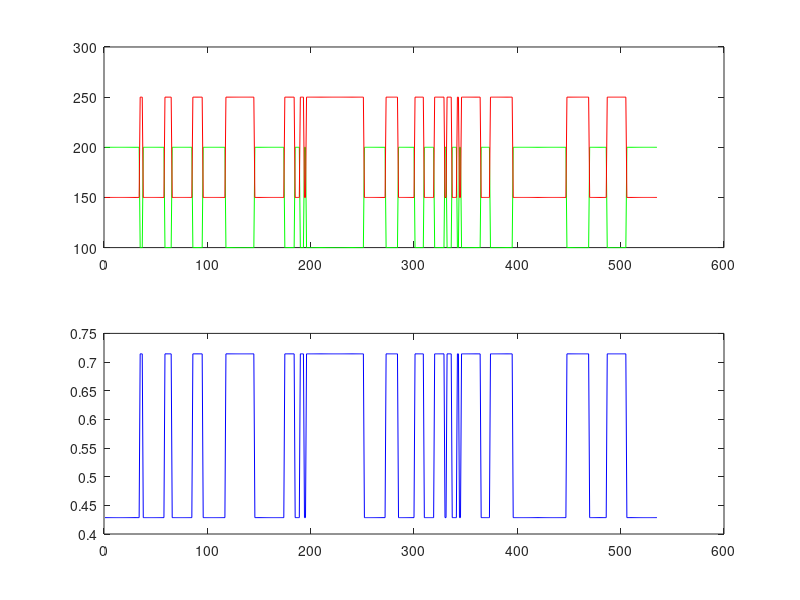

Source code (MATLAB):

clear;
lambda1=20;      % average time at low
lambda2=20;      % average time at high
N=100;              % number of simulated traces

Tmax=500;       % maximum time
cd('D:\smFret\Movies\20211201MRS_CreatingSyntheticTraces\SimulatedData')

sz=0;in=0;

donor=[];acceptor=[];ALLT1=[];ALLT2=[];
%% exponential distribution %%%%
 T1=round(exprnd(lambda1,10000,1));
 T2=round(exprnd(lambda2,20000,1));
%%% random distribution %%%%
% T1=randi(40,10000,1);
% T2=randi(10,20000,1);

d_noise=0;
a_noise=0;

i=1;

for j = 1:N
Time=[];donor=[];acceptor=[];
in=0;sz=0;  

while sz<Tmax
%     T1=round(random('Exponential',lambda1))+1;ALLT1=[ALLT1 T1];
%     T1=round(exprnd(lambda1));
    t1=T1(i);
    donor(1+in:in+t1)=100+ (-d_noise) + (2*d_noise) .*rand(t1,1);  %random number between -20 and 20 added. r = a + (b-a).*rand(100,1);
%     T2=round(random('Exponential',lambda2))+1;ALLT2=[ALLT2 T2];
%     T2=round(exprnd(lambda2));
    t2=T2(i+10000);
    donor(in+t1+1:in+t1+t2)=200+ (-d_noise) + (2*d_noise).*rand(t2,1); 
    sz=size (donor);sz=sz(2);
    in=t1+t2+in;
    i=i+1;
end    

err=-a_noise + (2*a_noise).*rand(sz,1);
acceptor=350.-(donor+err');
Time=[1:sz];
FRET=acceptor./(donor+acceptor);

% plotting the traces and FRET
 subplot(2,1,1);
plot(Time,donor,'g',Time,acceptor,'r');

subplot(2,1,2)
plot(Time,FRET,'b')
%%%%%%%%%%%%%%%%%%%%%%%%%%%%%%
gamma = zeros(1,length(FRET));
% saving the traces in 3 column .dat files.
output=[Time' , donor', acceptor', gamma'];
k=num2str(j);fname=['trace' k '.dat'];
save(fname,'output','-ascii') ;
%%%%%%%%%%%%%%%%%%%%
end
